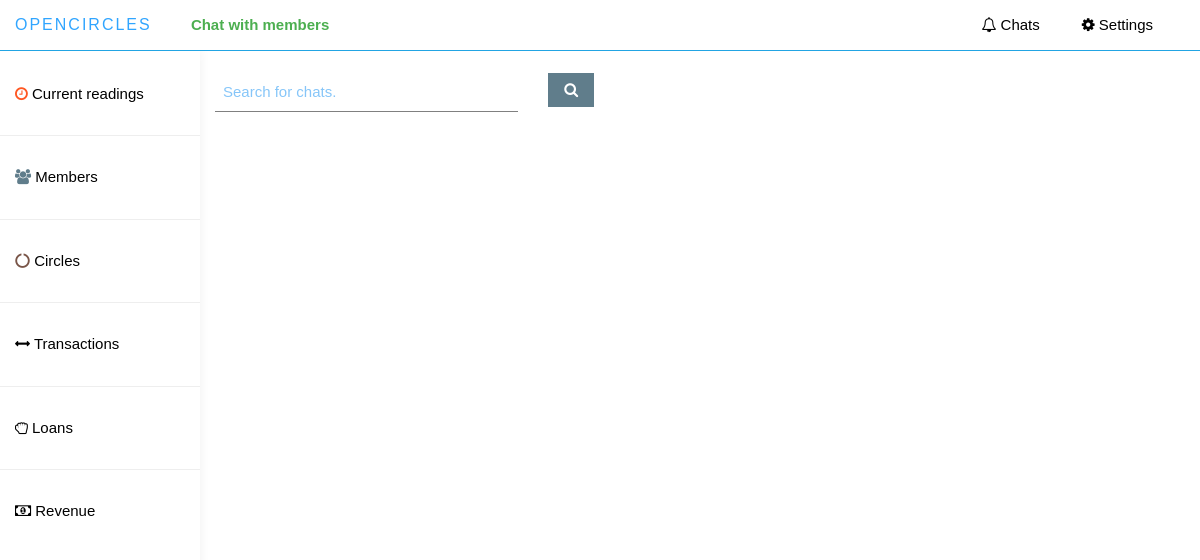
The app's page /app_admin/chats, older data.
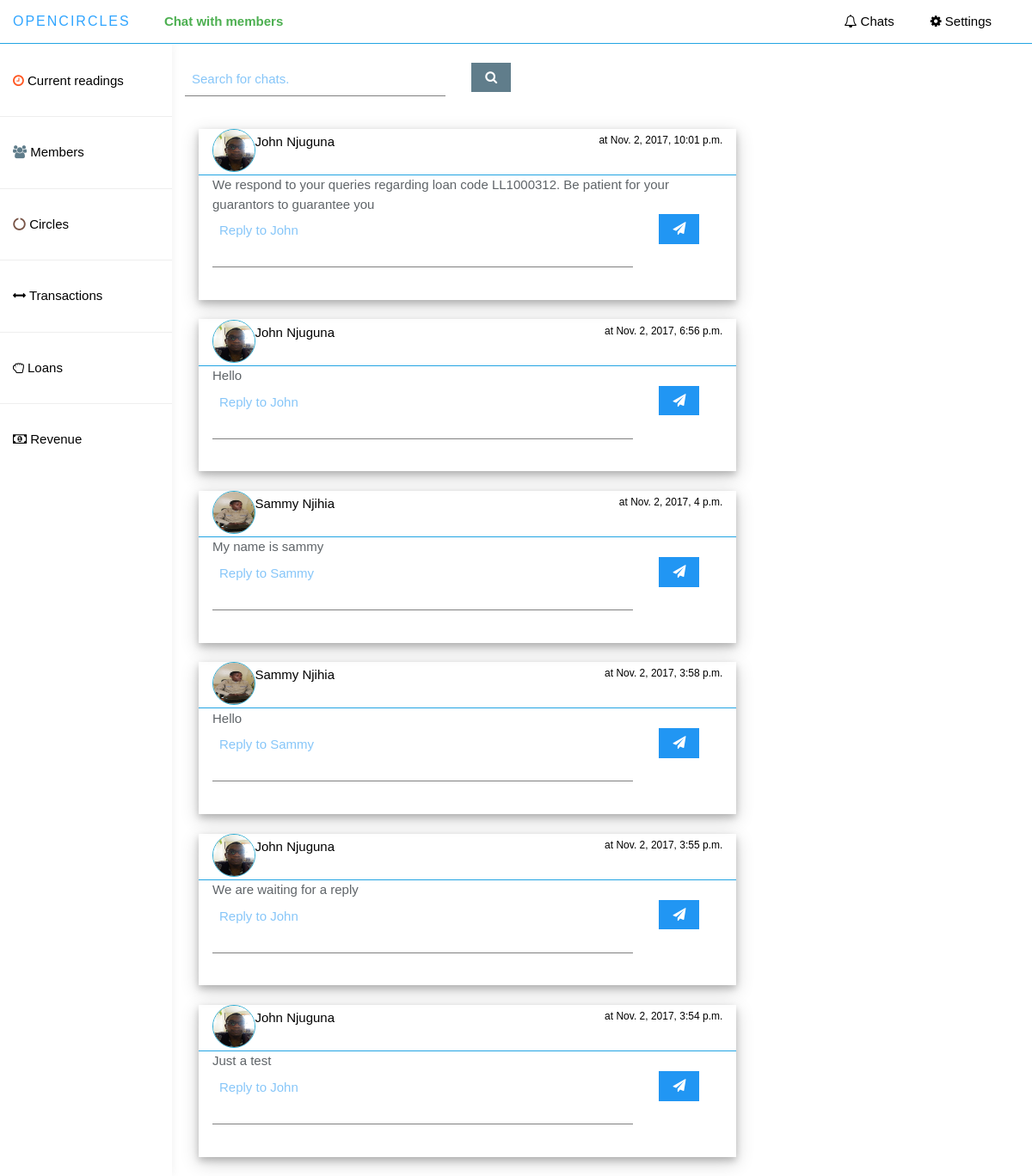
The same page, newer data.
### chat/models.py (models this page shows)
class Chat(models.Model):
    owner = models.ForeignKey(Member, null=False, on_delete=models.CASCADE)
    responded_to_by = models.ForeignKey(AppAdmin, null=True, on_delete=models.SET_NULL)
    sender = models.CharField(max_length=15,default="SELF")
    recipient = models.CharField(max_length=15,default="SELF")
    body = models.TextField()
    time_chat_sent = models.DateTimeField(auto_now=True)
    has_been_responded_to = models.BooleanField(default=False)
    class Meta:
        db_table = "Chat"

### member/models.py (models this page shows)
class Member(models.Model):
    user = models.OneToOneField(User,on_delete=models.CASCADE)
    national_id = models.CharField(max_length=20, blank=False, unique=True)
    phone_number = models.CharField(max_length=20, blank=False, unique=True)
    other_name = models.CharField(max_length=20,default="")
    gender = models.CharField(max_length=6, choices=GENDER_CHOICES)
    nationality = models.CharField(max_length=20, blank=True)
    country = models.CharField(max_length=20)
    date_of_birth = models.DateField(null=True)
    passport_image = models.ImageField(upload_to="MEMBER_PROFILE_PICS",null=True,blank=True)
    registered_device = models.TextField(max_length=1000, blank=True)
    currency = models.CharField(max_length=10,default="KES")
    occupation = models.CharField(max_length=100, blank=True)
    time_registered = models.DateTimeField(auto_now_add=True)
    is_validated = models.BooleanField(default = False)
    device_token = models.CharField(max_length=300,default='')
    imei_number = models.CharField(max_length=50,unique=True)
    class Meta:
        db_table = 'Member'

### app_admin/views.py (the view)
def chats_list(request):
    context = {
        'chats': chat_utils.ChatUtils.get_pending_chats()
    }
    return render(request, 'app_admin/chats.html', context)

### app_admin/chat_utils.py (called while the page is built)
    @staticmethod
    def get_pending_chats():
        return Chat.objects.filter(has_been_responded_to=False).order_by('-time_chat_sent')

### app_admin/templates/app_admin/chats.html (shortened to what this page needs)
{% extends 'app_admin/base_dashboard.html' %}
{% load static %}
{% block current_page %}
     Chat with members
{% endblock %}
{% block main_container %}
     <div class="col-sm-9 col-sm-offset-3 col-lg-10 col-lg-offset-2 main">
        <br>
        <form class="form-horizontal">
          <div class="form-group">
            <div class="col-lg-4 col-md-4 col-sm-4">
              <input type="text"
                class="w3-input w3-text-blue pull-right"
                id="chats-search-val"
                name="chats_search_val"
                placeholder="Search for chats.">
            </div>
            <div class="col-lg-2 col-md-2 col-sm-2">
              <a class="w3-btn w3-blue-gray pull-left" id="btn-search-chat">
                <i class="fa fa-search"></i>
              </a>
            </div>
          </div>
        </form>
        <br>
        <div class="w3-container">
            <div class="w3-row">
                <div class="w3-col l8 m8" id="chats-container">
                     {% for chat in chats %}
                        <div class="w3-card-4" id="chat-card-{{ chat.id }}">
                            <div class="w3-container w3-text-black border-bottom-blue w3-row">
                                <div class="w3-col l1 m1 s1 w3-padding-bottom">
                                    <img src="{{chat.owner.passport_image.url}}"
                                         alt="member image"
                                         class="pull-left"
                                         style="height: 50px; width: 50px; border: 1px solid #2aabd2; border-radius: 75px;"/>
                                </div>
                                <div class="w3-col l11 m11 s11  w3-padding-4">
                                    <span class="pull-left">
                                        {{ chat.owner.user.first_name }} {{ chat.owner.user.last_name }}
                                    </span>
                                    <span class="w3-small pull-right">
                                     at   {{ chat.time_chat_sent }}
                                    </span>
                                </div>
                            </div>
                            <div class="w3-container">
                               {{ chat.body }}
                            </div>
                            {% if not chat.has_been_responded_to %}
                            <form class="form-horizontal w3-container reply-forms">
                                <div class="form-group">
                                    <div class="col-lg-10 col-md-10 col-sm-10">
                                      <TextArea
                                        class="w3-input w3-text-blue pull-right"
                                        id="chats-reply-{{ chat.id }}"
                                        name="reply_to_chat"
                                        placeholder="Reply to {{ chat.owner.user.first_name }}"
                                        rows="2"></TextArea>
                                    </div>
                                    <div class="col-lg-2 col-md-2 col-sm-2">
                                      <a class="w3-btn w3-blue pull-left btn-reply" data-chat_id="{{ chat.id }}">
                                        <i class="fa fa-send"></i>
                                      </a>
                                    </div>
                                </div>
                            </form>
                            {% endif %}
                            <br>
                        </div>
                        <br>
                     {% endfor %}
                </div>
            </div>
        </div>
     </div>
{% endblock %}

### app_admin/templates/app_admin/base_dashboard.html (shortened to what this page needs)
{% load staticfiles %}
{% load humanize %}
<!DOCTYPE html>
<html lang="en">
{% block head %}
  <head>
      <link rel="stylesheet" type="text/css" href="{% static 'app_admin/bootstrap/css/bootstrap.min.css' %}" />
      <link rel="stylesheet" type="text/css" href="{% static 'app_admin/font-awesome/css/font-awesome.min.css' %}" />
      <link rel="stylesheet" type="text/css" href="{% static 'app_admin/w3css/w3.css' %}" />
      <link rel="stylesheet" type="text/css" href="{% static 'app_admin/custom_css/styles.css' %}" >
  </head>
{% endblock %}
{% block body %}
    <body>
    <nav class="navbar navbar navbar-fixed-top w3-white border-bottom-blue" role="navigation">
        <div class="container-fluid">
          <div class="navbar-header">
            <a class="navbar-brand">
              <span>Opencircles</span>
            </a>
            <ul class="user-menu nav-tabs pull-left">
              <li>
                <a class="cursor-pointer w3-text-green">
                    <b>
                        {% block current_page %}{% endblock %}
                    </b>
                </a>
              </li>
            </ul>
            <ul class="user-menu nav-tabs">
              <li>
                <a class="cursor-pointer w3-text-black" href="{% url 'app_admin:chats' %}"><i class="fa fa-bell-o"></i> Chats </a>
              </li>
              <li class="dropdown pull-right">
                <a class="dropdown-toggle w3-text-black cursor-pointer" data-toggle="dropdown">
                  <i class="fa fa-cog"></i> Settings
                </a>
                </li>
              </ul>
          </div>
        </div>
	</nav>
  <div id="sidebar-collapse" class="col-sm-3 col-lg-2 sidebar">
  <ul class="nav menu">
    <li><br></li>
    <li>
      <a href="{% url 'app_admin:home' %}" class="w3-text-black">
        <i class="fa fa-clock-o w3-text-deep-orange"></i>
         Current readings
      </a>
    </li>
    <li role="presentation" class="divider"></li>
    <li>
      <a href="{% url 'app_admin:members' %}" class="w3-text-black">
        <i class="fa fa-users w3-text-blue-gray"></i>
         Members
      </a>
    </li>
    <li role="presentation" class="divider"></li>
    <li>
      <a href="" class="w3-text-black">
        <i class="fa fa-circle-o-notch w3-text-brown"></i>
         Circles
      </a>
    </li>
    <li role="presentation" class="divider"></li>
    <li class="parent ">
      <a data-toggle="collapse" data-target="#sub-item-1" class="w3-text-black" href="#">
          <i class="fa fa-arrows-h"></i>
            Transactions
      </a>
    </li>
    <li role="presentation" class="divider"></li>
    <li class="parent ">
      <a data-toggle="collapse" data-target="#loans-sub-items" class="w3-text-black" href="#">
          <i class="fa fa-hand-grab-o"></i>
            Loans
      </a>
    </li>
    <li role="presentation" class="divider"></li>
    <li class="parent ">
      <a data-toggle="collapse" data-target="#sub-item-2" class="w3-text-black" href="#">
          <i class="fa fa-money"></i>
            Revenue
      </a>
    </li>
  </ul>
  </div>
    {% block main_container %}{% endblock %}
    </body>
    {% endblock %}
</html>

### app_admin/static/app_admin/w3css/w3.css (style rules this page uses)
*,*:before,*:after { box-sizing:inherit }
html { -ms-text-size-adjust:100%;-webkit-text-size-adjust:100% }
body { margin:0 }
article,aside,details,figcaption,figure,footer,header,main,menu,nav,section,summary { display:block }
a { background-color:transparent;-webkit-text-decoration-skip:objects }
img { border-style:none }
button,input,select,textarea { font:inherit;margin:0 }
button,input { overflow:visible }
textarea { overflow:auto }
html,body { font-family:Verdana,sans-serif;font-size:15px;line-height:1.5 }
html { overflow-x:hidden }
img { margin-bottom:-5px }
a { color:inherit }
.w3-btn,.w3-btn-block { border:none;display:inline-block;outline:0;padding:6px 16px;vertical-align:middle;overflow:hidden;text-decoration:none!important;color:#fff;background-color:#000;text-align:center;cursor:pointer;white-space:nowrap }
.w3-btn,.w3-btn-floating,.w3-btn-floating-large,.w3-closenav,.w3-opennav,.w3-btn-block { -webkit-touch-callout:none;-webkit-user-select:none;-khtml-user-select:none;-moz-user-select:none;-ms-user-select:none;user-select:none }
.w3-btn,.w3-btn-floating,.w3-dropnav a,.w3-btn-floating-large,.w3-btn-block, .w3-navbar a,.w3-sidenav a,.w3-pagination li a,.w3-hoverable tbody tr,.w3-hoverable li, .w3-accordion-content a,.w3-dropdown-content a,.w3-dropdown-click:hover,.w3-dropdown-hover:hover,.w3-opennav,.w3-closenav,.w3-closebtn,*[class*="w3-hover-"] { -webkit-transition:background-color .25s,color .15s,box-shadow .25s,opacity 0.25s,filter 0.25s,border 0.15s;transition:background-color .25s,color .15s,box-shadow .15s,opacity .25s,filter .25s,border .15s }
.w3-input { padding:8px;display:block;border:none;border-bottom:1px solid #808080;width:100% }
.w3-container:after,.w3-panel:after,.w3-row:after,.w3-row-padding:after,.w3-topnav:after,.w3-clear:after,.w3-btn-group:before,.w3-btn-group:after,.w3-btn-bar:before,.w3-btn-bar:after { content:"";display:table;clear:both }
.w3-col,.w3-half,.w3-third,.w3-twothird,.w3-threequarter,.w3-quarter { float:left;width:100% }
.w3-col.s1 { width:8.33333% }
.w3-col.s11 { width:91.66666% }
@media only screen and (min-width:601px) { .w3-col.m1 { width:8.33333% } }
@media only screen and (min-width:601px) { .w3-col.m8,.w3-twothird { width:66.66666% } }
@media only screen and (min-width:601px) { .w3-col.m11 { width:91.66666% } }
@media only screen and (min-width:993px) { .w3-col.l1 { width:8.33333% } }
@media only screen and (min-width:993px) { .w3-col.l8,.w3-twothird { width:66.66666% } }
@media only screen and (min-width:993px) { .w3-col.l11 { width:91.66666% } }
.w3-small { font-size:12px!important }
.w3-padding-4 { padding-top:4px!important;padding-bottom:4px!important }
.w3-padding-bottom { padding-bottom:8px!important }
.w3-container { padding:0.01em 16px }
.w3-card-4,.w3-hover-shadow:hover { box-shadow:0 4px 8px 0 rgba(0,0,0,0.2),0 6px 20px 0 rgba(0,0,0,0.19)!important }
.w3-blue,.w3-hover-blue:hover { color:#fff!important;background-color:#2196F3!important }
.w3-blue-grey,.w3-hover-blue-grey:hover,.w3-blue-gray,.w3-hover-blue-gray:hover { color:#fff!important;background-color:#607d8b!important }
.w3-white,.w3-hover-white:hover { color:#000!important;background-color:#fff!important }
.w3-text-blue,.w3-hover-text-blue:hover { color:#2196F3!important }
.w3-text-brown,.w3-hover-text-brown:hover { color:#795548!important }
.w3-text-blue-grey,.w3-hover-text-blue-grey:hover,.w3-text-blue-gray,.w3-hover-text-blue-gray:hover { color:#607d8b!important }
.w3-text-green,.w3-hover-text-green:hover { color:#4CAF50!important }
.w3-text-deep-orange,.w3-hover-text-deep-orange:hover { color:#ff5722!important }
.w3-text-black,.w3-hover-text-black:hover { color:#000!important }

Row changes from the older to the newer data that the page shows:
added Chat: owner.passport_image (picture), owner.user.first_name "John", owner.user.last_name "Njuguna", time_chat_sent "Nov. 2, 2017, 10:01 p.m.", body "We respond to your queries regarding loan code LL1000312. Be patient for your guarantors to guarantee you", reply_to_chat "Reply to John"
added Chat: owner.passport_image (picture), owner.user.first_name "John", owner.user.last_name "Njuguna", time_chat_sent "Nov. 2, 2017, 6:56 p.m.", body "Hello", reply_to_chat "Reply to John"
added Chat: owner.passport_image (picture), owner.user.first_name "Sammy", owner.user.last_name "Njihia", time_chat_sent "Nov. 2, 2017, 4 p.m.", body "My name is sammy", reply_to_chat "Reply to Sammy"
added Chat: owner.passport_image (picture), owner.user.first_name "Sammy", owner.user.last_name "Njihia", time_chat_sent "Nov. 2, 2017, 3:58 p.m.", body "Hello", reply_to_chat "Reply to Sammy"
added Chat: owner.passport_image (picture), owner.user.first_name "John", owner.user.last_name "Njuguna", time_chat_sent "Nov. 2, 2017, 3:55 p.m.", body "We are waiting for a reply", reply_to_chat "Reply to John"
added Chat: owner.passport_image (picture), owner.user.first_name "John", owner.user.last_name "Njuguna", time_chat_sent "Nov. 2, 2017, 3:54 p.m.", body "Just a test", reply_to_chat "Reply to John"
